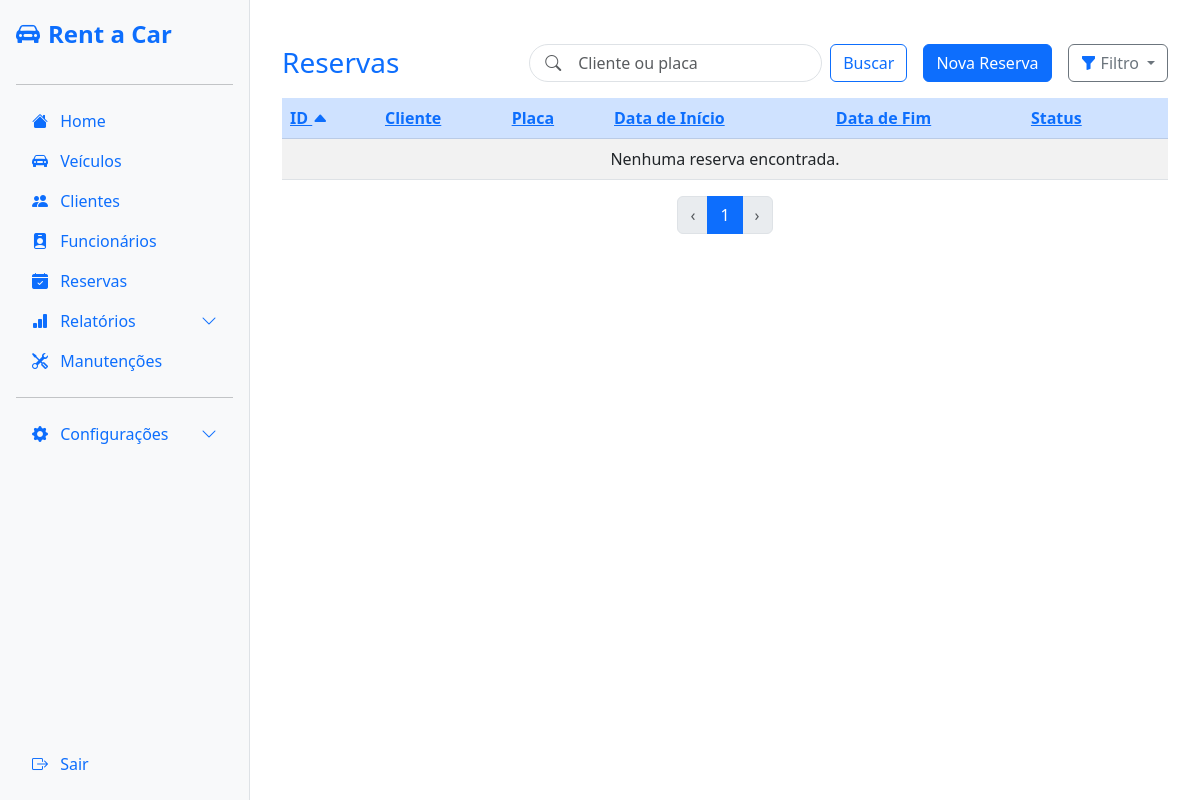
Page /reservation/ (signed in) on the earlier database version.
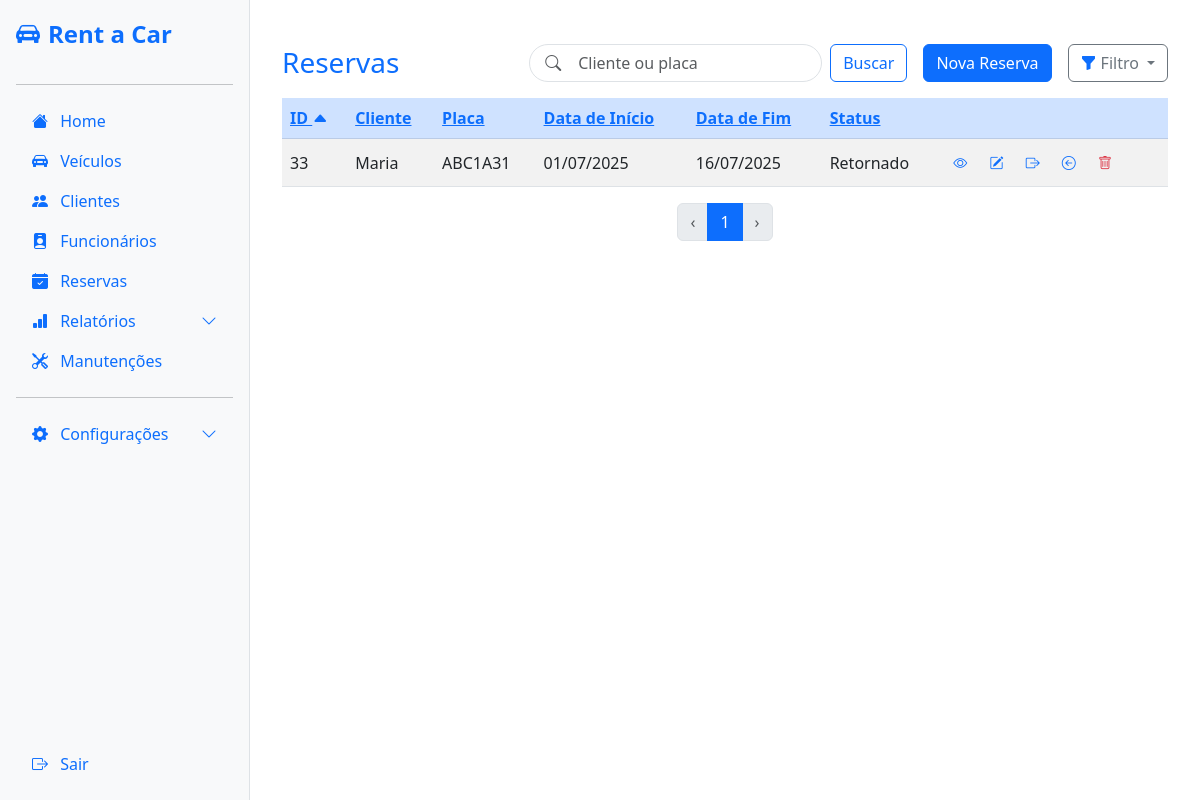
Same page on the later database version.
### reservation/models.py (models this page shows)
class Reservation(models.Model):
    STATUS_CHOICES = [
        ('active', 'Ativo'),
        ('returned', 'Retornado'),
        ('canceled', 'Cancelado'),
        ('picked_up', 'Retirado'),
    ]
    status = models.CharField(
        max_length=20,
        choices=STATUS_CHOICES,
    )
    start_date = models.DateField()
    end_date = models.DateField()
    created_at = models.DateTimeField(auto_now_add=True)
    vehicle = models.ForeignKey(
        'vehicles.Vehicle',
        on_delete=models.PROTECT,
    )
    client = models.ForeignKey(
        'client.Client',
        on_delete=models.PROTECT,
        related_name='reservations',
    )
    pickup_mileage = models.IntegerField(null=True, blank=True)
    pickup_fuel_level = models.CharField(max_length=20, null=True, blank=True)
    pickup_damage_notes = models.TextField(blank=True, null=True)
    return_mileage = models.IntegerField(null=True, blank=True)
    return_fuel_level = models.CharField(max_length=20, null=True, blank=True)
    return_damage_notes = models.TextField(blank=True, null=True)

### client/models.py (models this page shows, shortened)
class Client(models.Model):
    name = models.CharField(max_length=255, verbose_name="Nome")
    cpf = models.CharField(max_length=11, unique=True, verbose_name="CPF")
    email = models.EmailField(verbose_name="E-mail")
    address = models.TextField(blank=True, null=True, verbose_name="Endereço")
    phone = models.CharField(max_length=11, verbose_name="Telefone")
    active = models.BooleanField(default=True, verbose_name="Ativo")
    class Meta:
        verbose_name = "Cliente"
        verbose_name_plural = "Clientes"

### vehicles/models.py (models this page shows, shortened)
class Vehicle(models.Model):
    vehicle_type = models.CharField(max_length=10, choices=VEHICLE_TYPE_CHOICES)
    brand = models.CharField(max_length=20, choices=VEHICLE_BRAND_CHOICES)
    model = models.CharField(max_length=50)
    year = models.IntegerField()
    color = models.CharField(max_length=20)
    km = models.IntegerField()
    status = models.CharField(max_length=20, choices=STATUS_CHOICES, default='available')
    description = models.TextField(blank=True, null=True)
    created_at = models.DateTimeField(auto_now_add=True)
    plate = models.CharField(max_length=7, unique=True, default='')
    vehicle_class = models.ForeignKey(VehicleClass, on_delete=models.PROTECT)
    image = models.ImageField(upload_to='vehicles/images/', blank=True, null=True)

### reservation/views.py (the view)
# urls.py: path('', views.list_reservations, name='list_reservations'),
@login_required
def list_reservations(request):
    query = request.GET.get('search', '')
    sort = request.GET.get('sort', 'id')
    order = request.GET.get('order', 'asc')
    status = request.GET.get('status', '')
    sort_field = sort if order == 'asc' else f'-{sort}'
    reservations = Reservation.objects.all()
    if query:
        reservations = reservations.filter(
            Q(vehicle__plate__icontains=query) |
            Q(client__name__icontains=query)
        )
    if status:
        reservations = reservations.filter(status=status)
    reservations = reservations.order_by(sort_field)
    paginator = Paginator(reservations, 10)
    page_obj = paginator.get_page(request.GET.get('page'))
    context = {
        'total': reservations.count(),
        'reservations': page_obj,
        'query': query,
        'sort': sort,
        'order': order,
        'page_obj': page_obj,
        'status': status,
    }
    return render(request, 'reservations/list_reservations.html', context)

### reservation/templates/reservations/list_reservations.html (shortened to what the changed rows need)
{% extends "base/base.html" %}
{% block content %}
<div class="container mt-4">
  <div class="table-responsive">
    <table class="table table-striped table-hover align-middle">
      <thead class="table-primary">
        <tr>
          <th>
            <a href="?sort=id&order={% if sort == 'id' and order == 'asc' %}desc{% else %}asc{% endif %}&search={{ query|urlencode }}">
              ID
              {% if sort == 'id' %}
                <i class="bi bi-caret-{% if order == 'asc' %}up{% else %}down{% endif %}-fill"></i>
              {% endif %}
            </a>
          </th>
          <th>
            <a href="?sort=client&order={% if sort == 'client' and order == 'asc' %}desc{% else %}asc{% endif %}&search={{ query|urlencode }}">
              Cliente
            </a>
          </th>
          <th>
            <a href="?sort=vehicle&order={% if sort == 'vehicle' and order == 'asc' %}desc{% else %}asc{% endif %}&search={{ query|urlencode }}">
              Placa
            </a>
          </th>
          <th>
            <a href="?sort=start_date&order={% if sort == 'start_date' and order == 'asc' %}desc{% else %}asc{% endif %}&search={{ query|urlencode }}">
              Data de Início
            </a>
          </th>
          <th>
            <a href="?sort=end_date&order={% if sort == 'end_date' and order == 'asc' %}desc{% else %}asc{% endif %}&search={{ query|urlencode }}">
              Data de Fim
            </a>
          </th>
          <th>
            <a href="?sort=status&order={% if sort == 'status' and order == 'asc' %}desc{% else %}asc{% endif %}&search={{ query|urlencode }}">
              Status
            </a>
          </th>
          <th></th>
        </tr>
      </thead>
      <tbody>
        {% for reservation in reservations %}
          <tr>
            <td>{{ reservation.id }}</td>
            <td>{{ reservation.client.name|title }}</td>
            <td>{{ reservation.vehicle.plate|upper }}</td>
            <td>{{ reservation.start_date|date:"d/m/Y" }}</td>
            <td>{{ reservation.end_date|date:"d/m/Y" }}</td>
            <td>{{ reservation.get_status_display|title }}</td>
            <td class="text-nowrap">
              <a href="{% url 'reservation_detail' reservation.id %}" class="btn btn-sm" title="Visualizar">
                <i class="bi bi-eye text-primary"></i>
              </a>
              <a href="{% url 'update_reservation' reservation.id %}" class="btn btn-sm" title="Editar">
                <i class="bi bi-pencil-square text-primary"></i>
              </a>
              <a href="{% url 'create_pickup' reservation.id %}" class="btn btn-sm" title="Registrar Retirada">
                <i class="bi bi-box-arrow-right text-primary"></i>
              </a>
              <a href="{% url 'create_return' reservation.id %}" class="btn btn-sm" title="Registrar Devolução">
                <i class="bi bi-arrow-left-circle text-primary"></i>
              </a>
              <button
                type="button"
                class="btn btn-sm"
                data-bs-toggle="modal"
                data-bs-target="#deleteModal{{ reservation.id }}"
                title="Excluir"
              >
                <i class="bi bi-trash text-danger"></i>
              </button>
            </td>
          </tr>
        {% empty %}
          <tr>
            <td colspan="7" class="text-center">Nenhuma reserva encontrada.</td>
          </tr>
        {% endfor %}
      </tbody>
    </table>
  </div>
</div>
{% endblock content %}

Differences in the rows shown:
added Reservation: id "33", client.name "Maria", vehicle.plate "ABC1A31", start_date "01/07/2025", end_date "16/07/2025", status "Retornado"
Other differences:
text no longer shown: "Nenhuma reserva encontrada."
